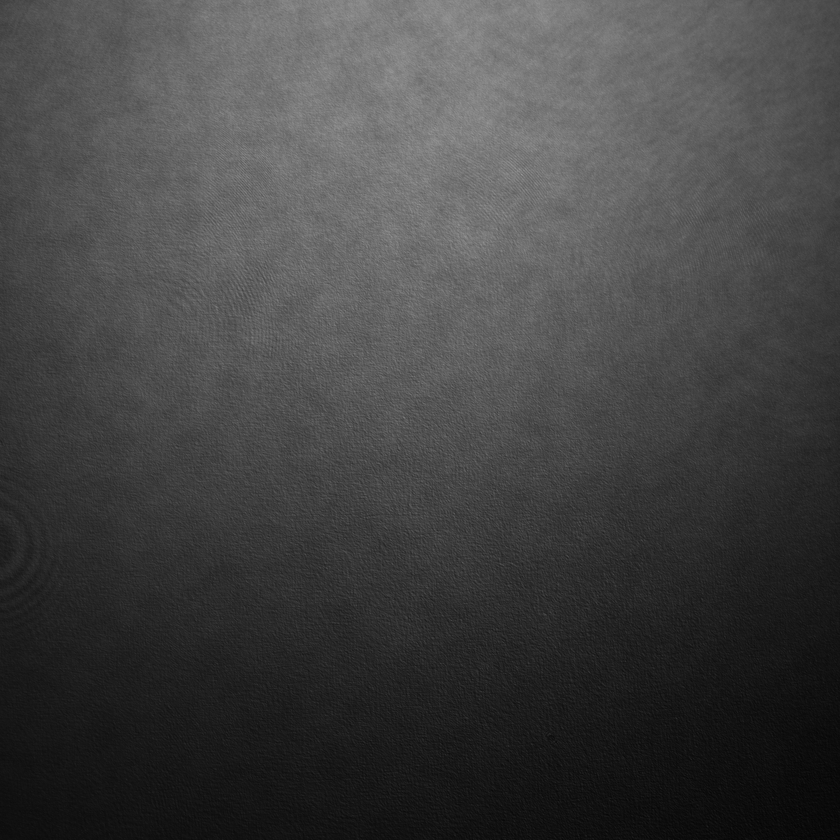
%> input picture Funciones/Imagenes/Hologram.tif, 840 x 840 px, shrunk from 1024 x 1024 before the run
$ octave --eval "result = reconstruccion('../Imagenes/Hologram.tif');"   (GNU Octave 9; MATLAB toolbox functions it lacks are replaced by stand-ins)
%> lines starting %> are read from the running program, lines starting %| are printed output that depends on the picture
% Reconstrucci髇 est醤dar
% TODAV虯 NO ANDA

function [Fase Amplitud] = reconstruccion(archivo,z,filtro,ks)
%> called with archivo = '../Imagenes/Hologram.tif'

% Se lee el holograma
H = imread(archivo);
%> H is the input picture: size 840x840 uint8; min 4, max 152, mean 66.6
H = double(H);
%> H: size 840x840 double
[M N] = size(H);
%> M = 840; N = 840

%%% DATOS DEL DHM
% Longitud de onda del laser
lambda = 682.5e-9;

% Parte del haz de referencia que da en 醤gulo con la c醡ara
if nargin < 4
    kx = 9e-3;
    ky = 1e-3;
else
    kx = ks(1);
    ky = ks(2);
end
% Distancia a la imagen
if nargin < 2
    z = 30e-2;
else
    z = z*1e-2; % Esto es para que lo que entre vaya en cent韒etros
end
% Longitud de la c醡ara
L = 5e-3;
% Tama駉 de los pixeles
dx = L / N; % En el plano de la c醡ara
%> dx = 5.95e-06
dy = L / M;
%> dy = 5.95e-06
de = lambda * z / L; % En el plano de la muestra
dn = lambda * z / L;

%%% ALGORITMO

if rem(M,2)
    vecM = -(M+1)/2:(M-1)/2;
else
    vecM = -M/2:M/2-1;
%> vecM = 840 values from -420 to 419
end
if rem(N,2)
    vecN = -(N+1)/2:(N-1)/2;
else
    vecN = -N/2:N/2-1;
%> vecN = 840 values from -420 to 419
end

% FFT del holograma con la modulante
FH = fftshift(fft2(H));

if nargin < 3
    % Se dibuja el espectro del holograma
    imagesc(log10(abs(FH)))

    % Se busca conservar la imagen real
    centro(1) = input('Pixel central de la porci髇 conservada: x: ');
%> the answer given: 3
    centro(2) = input('y: ');
%> the answer given: 3
    diametro = input('Di醡etro de la porci髇 conservada: ');
%> the answer given: 3
else
    centro = filtro(1:2);
    diametro = filtro(3);
end

% Se arma el c韗culo alrededor del centro
[X Y] = meshgrid((1:N)-centro(1),(1:M)-centro(2));
maskFFT = sqrt(X.^2 + Y.^2);
maskFFT = maskFFT < diametro;

% Se aplica el filtro
FHfilt = FH .* maskFFT;
Hfilt = ifft2(fftshift(FHfilt));

% Referencia digital
[X Y] = meshgrid(vecN,vecM);
X2 = X.^2;
Y2 = Y.^2;
Rd = exp(1i*2*pi/lambda*(kx*X*dx+ky*Y*dy));

% Kernels
kernel1 = exp(1i*pi/lambda/z*(X2*dx^2+Y2*dy^2));
kernel2 = exp(1i*pi/lambda/z*(X2*de^2+Y2*dn^2));

% Constante
A = exp(1i*2*pi*z/lambda) / (1i*lambda*z);

% Integral de Fresnel
Psi = A * kernel2 .* fftshift(fft2(Rd.*Hfilt.*kernel1));

Fase = angle(Psi);
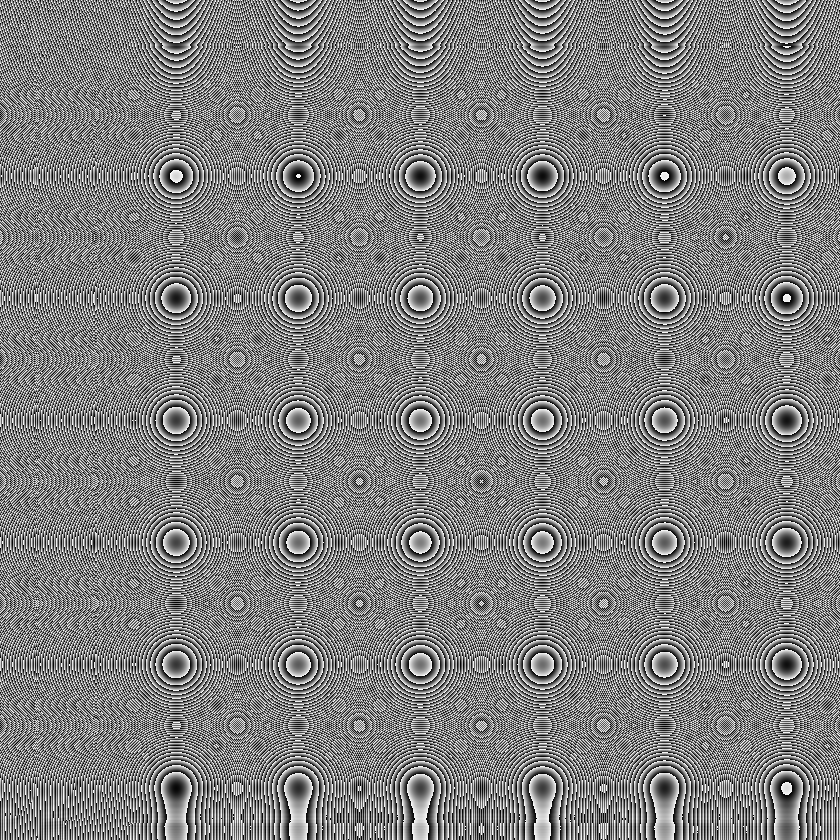
%> Fase: size 840x840 double; min -3.14, max 3.14, mean 0.00512; drawn with min black and max white

Amplitud = abs(Psi);
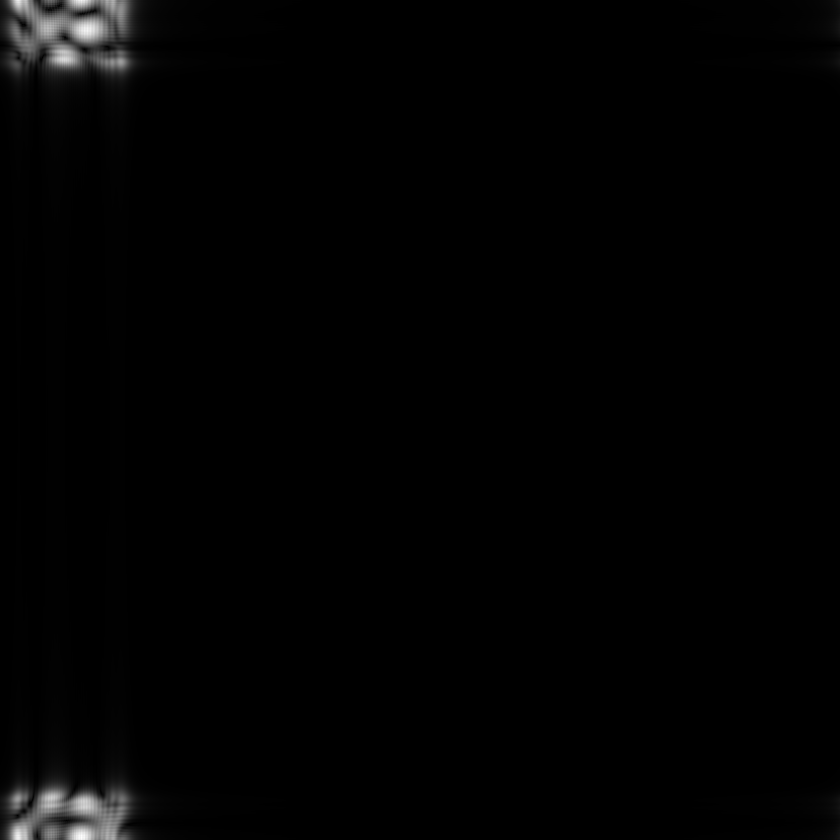
%> Amplitud: size 840x840 double; min 11307.5, max 781068391.2, mean 8141462; drawn with min black and max white
%> `result = reconstruccion('../Imagenes/Hologram.tif');`:
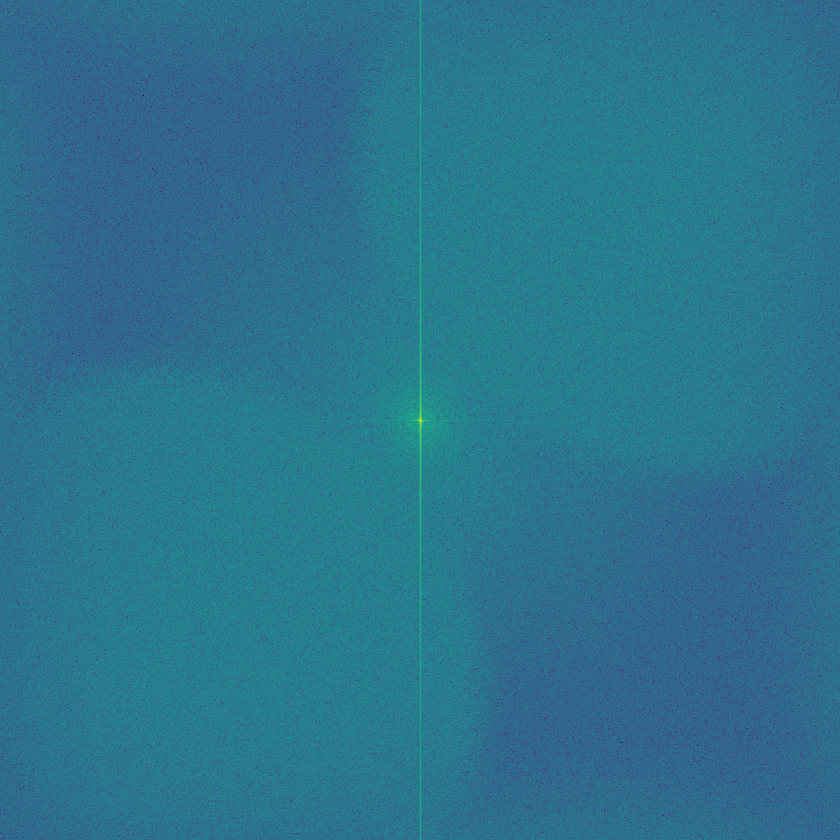
%> displayed picture: size 840x840x3, on the screen's scale of 0 to 255; mean R, G, B 43.6, 116, 141.7
